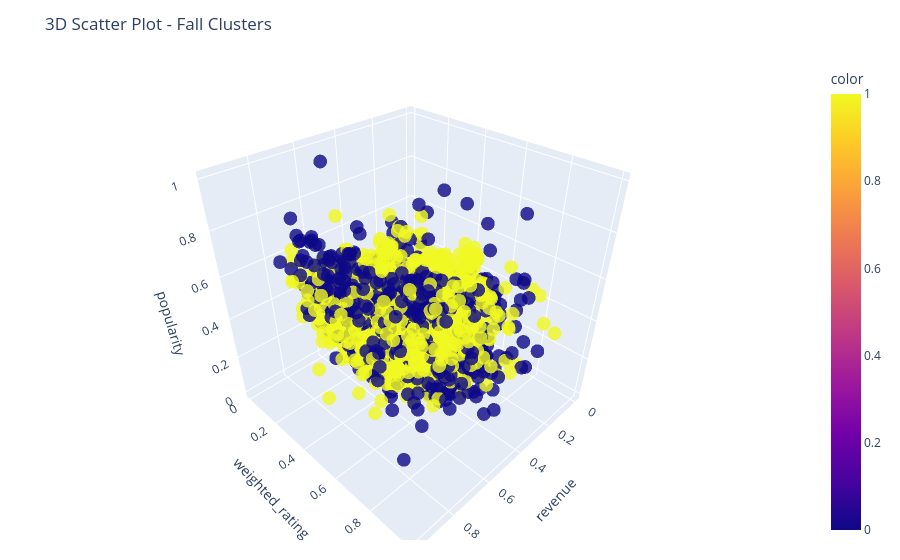

The cell this chart's notebook holds for it:
### Code cell
# Fall season
evaluate_kmeans_clustering(fall, k_range=range(1, 8), random_state=42, plot_title='Elbow & Silhouette Analysis')

kmeans_modelFA, labelsFA = fit_kmeans(fall, n_clusters=2)

plot_3d(fall, x_col='revenue', y_col='weighted_rating', z_col='popularity', color_col=labelsFA, title='3D Scatter Plot - Fall Clusters')

add_cluster_labels(fall, labelsFA, label_col='cluster')

revert_log1p(fall, ['revenue', 'popularity'])

cluster_statsFA = fall.groupby('cluster').agg({
    'revenue': ['mean', 'median', 'min', 'max'],
    'weighted_rating': ['mean', 'median', 'min', 'max'],
    'popularity': ['mean', 'median', 'min', 'max']
}).round(1)

print("\n📊 Cluster-wise statistics - Fall:")
display(cluster_statsFA)

### Figure 1 — Plotly figure (JSON) as saved in the notebook; plotly's stock layout.template omitted (floating-point values rounded to 4 significant figures; data arrays with more than 128 entries replaced by an {"elided": "..."} marker saying what was removed)
{"data": [{"hovertemplate": "revenue=%{x}<br>weighted_rating=%{y}<br>popularity=%{z}<br>color=%{marker.color}<extra></extra>", "legendgroup": "", "marker": {"color": {"elided": "2617 int values"}, "coloraxis": "coloraxis", "opacity": 0.8, "symbol": "circle"}, "mode": "markers", "name": "", "scene": "scene", "showlegend": false, "type": "scatter3d", "x": {"elided": "2617 float values"}, "y": {"elided": "2617 float values"}, "z": {"elided": "2617 float values"}}], "layout": {"coloraxis": {"colorbar": {"title": {"text": "color"}}, "colorscale": [[0, "#0d0887"], [0.1111, "#46039f"], [0.2222, "#7201a8"], [0.3333, "#9c179e"], [0.4444, "#bd3786"], [0.5556, "#d8576b"], [0.6667, "#ed7953"], [0.7778, "#fb9f3a"], [0.8889, "#fdca26"], [1, "#f0f921"]]}, "legend": {"tracegroupgap": 0}, "margin": {"b": 20, "l": 20, "r": 20, "t": 60}, "scene": {"domain": {"x": [0, 1], "y": [0, 1]}, "xaxis": {"title": {"text": "revenue"}}, "yaxis": {"title": {"text": "weighted_rating"}}, "zaxis": {"title": {"text": "popularity"}}}, "title": {"text": "3D Scatter Plot - Fall Clusters"}}}
